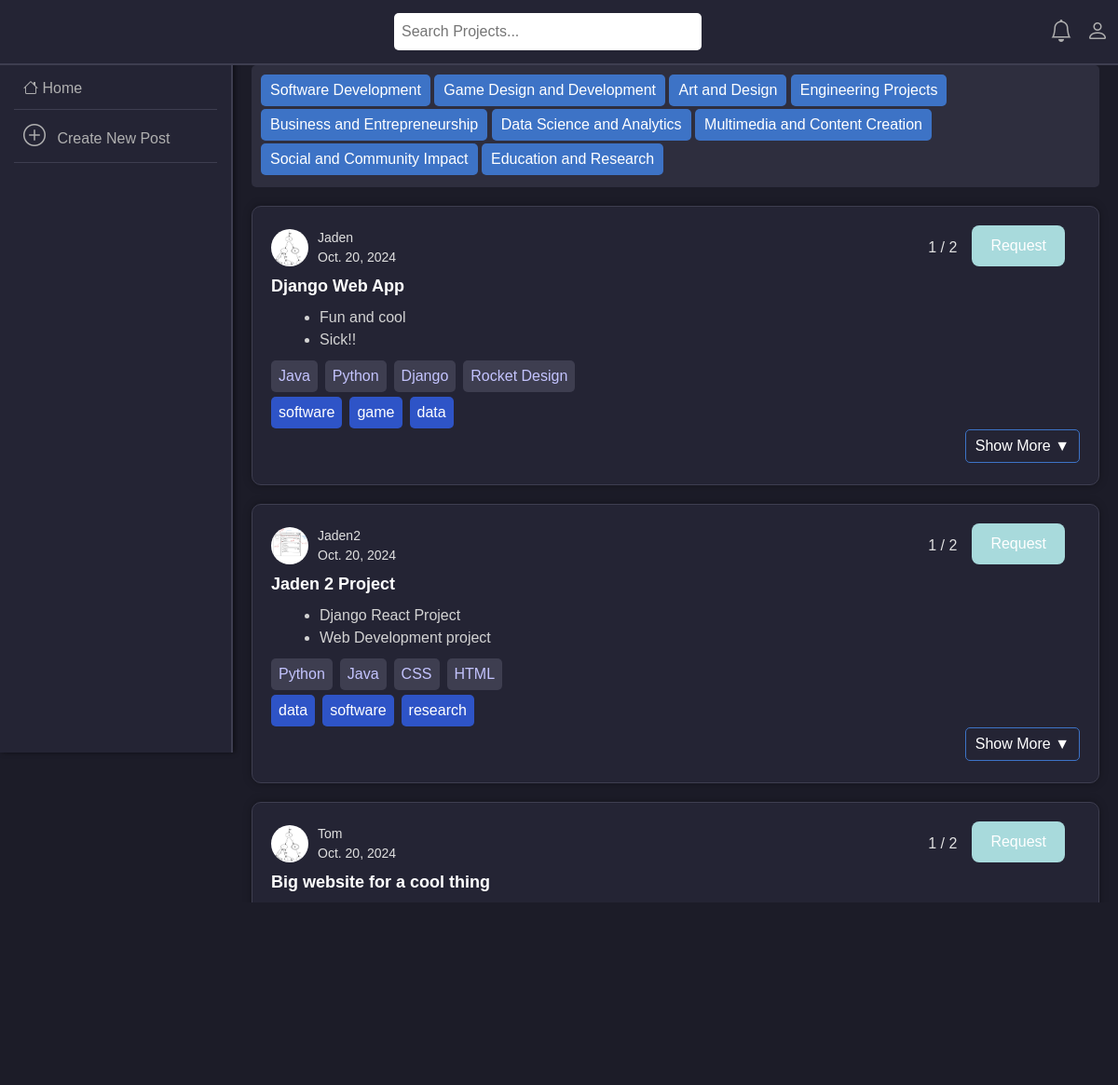
/home/, run on the app's committed database.
### main/models.py (models this page shows, shortened)
class ProjectPost(models.Model):
    title = models.CharField(max_length=100)
    description_long = models.TextField(null=True, blank=True)
    description = models.JSONField(default=list, blank=True)
    skills = models.JSONField(default=list, blank=True)
    likes = models.IntegerField(default=0)
    workers = models.IntegerField(default=1)
    workersneeded = models.IntegerField(default=2)  # This is the new field
    date = models.DateField()
    user = models.ForeignKey(User, on_delete=models.CASCADE)
    skills = models.JSONField(default=list, blank=True)
    categories = models.JSONField(default=list, blank=True)

### main/views.py (the view)
# urls.py: 2. Add a URL to urlpatterns:  path('', views.home, name='home')
def home(request):
    posts = ProjectPost.objects.all()
    posts_with_profiles = []
    for post in posts:
        try:
            profile = Profile.objects.get(user=post.user)  # Get profile for each post's user
        except Profile.DoesNotExist:
            profile = None  # In case the user has no profile
        posts_with_profiles.append({
            'post': post,
            'profile_image': profile.profile_image.url if profile and profile.profile_image else None
        })
    if request.user.is_authenticated:
        user_profile = Profile.objects.get(user=request.user)  # Get the current user's profile
        notifications = Notifications.objects.filter(post_owner=user_profile).exclude(status='accepted')
    else:
        notifications = []  # No notifications if the user is not logged in
    context = {
        'posts': posts_with_profiles,
        'notifications': notifications,  # Pass the filtered notifications to the template
    }
    return render(request, "main/home.html", context)

### main/templates/main/home.html (shortened to what this page needs)
{% load static %}
<!DOCTYPE html>
<html lang="en">
<head>
    <link href="https://cdn.jsdelivr.net/npm/bootstrap@5.3.0-alpha3/dist/css/bootstrap.min.css" rel="stylesheet">
    <link rel="stylesheet" href="https://cdn.jsdelivr.net/npm/bootstrap-icons/font/bootstrap-icons.css">
</head>
<body>
    <div class="navbar">
        <div class="search-container">
            <form action="{% url 'search' %}" method="get">
                <input type="text" placeholder="Search Projects..." name="q">
                <button type="submit"></button>
            </form>
        </div>
        <div class="navbar-icons d-flex align-items-center">
            <i class="bi bi-bell" id="notification-icon"></i>
            <i class="bi bi-person" id="profile-icon" data-logged-in="{{ user.is_authenticated }}"></i>
        </div>
    </div>
    <div class="sidebar d-none d-md-block">
        <a href="/home"><i class="bi bi-house"></i> Home</a>
        <a href="/create-project" class="create">
            <i class="bi bi-plus-circle" style="font-size: 1.5rem;"></i>
            <span class="ms-2">Create New Post</span>
        </a>
    </div>
<div class="content">
    <div class="category-bar">
        <form action="{% url 'search' %}" method="get">
            <button type="submit" name="q" value="software">Software Development</button>
            <button type="submit" name="q" value="game">Game Design and Development</button>
            <button type="submit" name="q" value="art">Art and Design</button>
            <button type="submit" name="q" value="engineering">Engineering Projects</button>
            <button type="submit" name="q" value="business">Business and Entrepreneurship</button>
            <button type="submit" name="q" value="data">Data Science and Analytics</button>
            <button type="submit" name="q" value="media">Multimedia and Content Creation</button>
            <button type="submit" name="q" value="social">Social and Community Impact</button>
            <button type="submit" name="q" value="research">Education and Research</button>
        </form>
    </div>
    {% if posts %}
        {% for post in posts %}
        <div class="post-container" id="post-{{ post.post.id }}">
            <div class="post-header d-flex justify-content-between align-items-center">
                <div class="user-info d-flex align-items-center">
                    <a href="{% url 'portfolio' post.post.user.username %}">
                        <img src="{{ post.profile_image }}" class="user-image rounded-circle" alt="User Icon">
                    </a>
                    <div class="name-time ml-3">
                        <span class="username">{{ post.post.user.username }}</span>
                        <span class="date-posted">{{ post.post.date }}</span>
                    </div>
                </div>
                <div class="post-actions d-flex align-items-center">
                    <span class="participants">{{ post.post.workers }} / {{ post.post.workersneeded }}</span>
                    <form action="{% url 'request_to_join' post.post.id %}" method="POST">
                        <button type="submit" class="join-btn pastel-blue-btn mx-3">Request</button>
                    </form>
                </div>
            </div>
            <div class="post-title">
                {{ post.post.title }}
            </div>
            <div class="post-desc">
                <ul>
                    {% for item in post.post.description %}
                        <li>{{ item }}</li>
                    {% endfor %}
                </ul>
            </div>
            <div class="skills d-flex">
                {% for skill in post.post.skills %}
                    <span class="skill">{{ skill }}</span>
                {% endfor %}
            </div>
            <div class="categ d-flex">
                {% for cat in post.post.categories %}
                    <span class="cat">{{ cat }}</span>
                {% endfor %}
            </div>
            <div class="post-footer d-flex justify-content-between align-items-center">
                <button class="more-btn" onclick="toggleBio('{{ post.post.id }}')">Show More ▼</button>
            </div>
        </div>
        {% endfor %}
    {% else %}
        <p>You have no posts in your watchlist.</p>
    {% endif %}
</div>
</body>
</html>

### main/templates/main/home.html (style rules this page uses)
button { margin-bottom: 3px; }
.pastel-blue-btn { background-color: #A8DADC; border: none; color: white; padding: 10px 20px; text-align: center; text-decoration: none; display: inline-block; font-size: 16px; border-radius: 8px; transition: background-color 0.3s, transform 0.2s, box-shadow 0.2s; }
.categ { padding-bottom: 30px; }
body { font-family: Arial, sans-serif; background-color: #1c1c28; color: #e0e0e0; margin: 0; padding: 0; }
.navbar { position: fixed; top: 0; width: 100%; z-index: 1000; display: flex; align-items: center; justify-content: space-between; background-color: #242434; padding: 10px; border-bottom: 2px solid #3e3e50; height: 70px; }
.search-container { justify-content: center; align-items: center; display: flex; width: 70%; height: 100%; position: relative; margin: 0; }
.search-container form { position: absolute; width: 50%; left: 50%; top: auto; max-width: 600px; }
.search-container input[type="text"] { width: 80%; padding: 8px; border-radius: 5px; border: none; }
.search-container button { background-color: transparent; border: none; cursor: pointer; color: #000; padding: 8px; }
.navbar-icons { display: flex; align-items: center; }
.navbar-icons i { font-size: 24px; margin-left: 15px; cursor: pointer; color: #b0b0b0; }
.sidebar { background-color: #242434; padding: 15px; width: 250px; height: calc(100vh - 50px); position: fixed; top: 58px; left: 0; overflow-y: auto; border-right: 2px solid #3e3e50; box-shadow: 2px 0 5px rgba(0, 0, 0, 0.5); }
.sidebar a { display: block; padding: 10px; color: #b0b0b0; text-decoration: none; border-bottom: 1px solid #3e3e50; }
.content { margin-left: 250px; padding: 20px; width: calc(100% - 250px); background-color: #1c1c28; transition: margin-left 0.3s ease, width 0.3s ease; }
.post-container { position: relative; background-color: #242434; padding: 20px; margin-bottom: 20px; border-radius: 10px; border: 1px solid #3e3e50; box-shadow: 0 0 10px rgba(0, 0, 0, 0.3); }
.post-header { display: flex; justify-content: space-between; align-items: center; margin-bottom: 5px; }
.user-image { width: 40px; height: 40px; margin-right: 10px; }
.name-time { display: flex; flex-direction: column; color: #e0e0e0; font-size: 14px; }
.post-actions { display: flex; align-items: center; color: #e0e0e0; }
.post-title { font-size: 18px; font-weight: bold; margin-bottom: 8px; color: white; text-align: left; }
.post-desc ul { list-style-type: disc; margin-left: 20px; margin-bottom: 10px; color: #d3d3d3; }
.skills { display: flex; gap: 8px; margin-bottom: 5px; }
.skill { background-color: #3e3e50; color: #c4c4ff; padding: 5px 8px; border-radius: 5px; }
.categ { display: flex; gap: 8px; margin-bottom: 5px; }
.cat { background-color: #2e54c7; color: #ffffff; padding: 5px 8px; border-radius: 5px; }
.post-footer { display: flex; justify-content: space-between; margin-top: 10px; }
.more-btn { position: absolute; bottom: 20px; right: 20px; background-color: transparent; border: 1px solid #3d73c6; color: white; padding: 5px 10px; border-radius: 5px; }
.category-bar { display: flex; overflow-x: auto; gap: 10px; padding: 10px; background-color: #2e2e3e; border-radius: 5px; margin-bottom: 20px; margin-top: 50px; }
.category-bar button { background-color: #3d73c6; color: white; border: none; padding: 5px 10px; border-radius: 5px; cursor: pointer; white-space: nowrap; }

### data on the page
ProjectPost: post.user.username "Jaden", post "Oct. 20, 2024", post.workers "1", post.workersneeded "2", post "Django Web App", description "Fun and cool" "Sick!!", skills "Java" "Python" "Django" "Rocket Design", categories "software" "game" "data"
ProjectPost: shows a picture, post.user.username "Jaden2", post "Oct. 20, 2024", post.workers "1", post.workersneeded "2", post "Jaden 2 Project", description "Django React Project" "Web Development project", skills "Python" "Java" "CSS" "HTML", categories "data" "software" "research"
ProjectPost: post.user.username "Tom", post "Oct. 20, 2024", post.workers "1", post.workersneeded "2", post "Big website for a cool thing"
